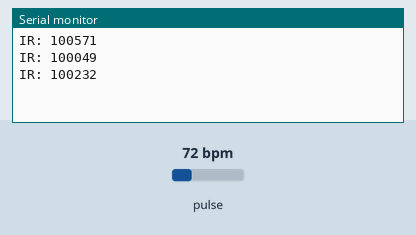
The sketch below on a simulated ESP32. Shown: the last lines printed to the serial monitor. The inputs (shaded band) are chosen by the test bench; at power-on: pulse 72 bpm.

Above: at 1.3 s.
1.4 s: pulse set to 42 bpm
At 2.0 s:
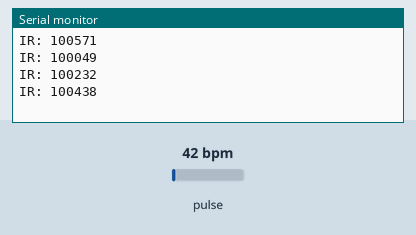
2.9 s: pulse set to 70 bpm
At 3.5 s:
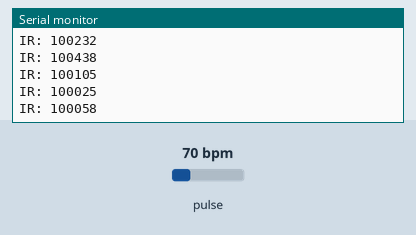
Timing chart, 0 to 5.9 s (numbered marks = the images above; inputs shaded):
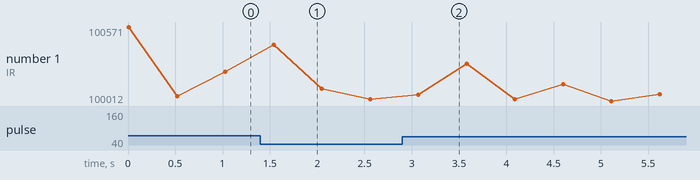

The sketch:

Heart_Rate.ino
```cpp
#include <Wire.h>
#include "MAX30105.h"

MAX30105 particleSensor;

void setup() {
  Serial.begin(115200);
  Wire.begin(21, 22); // SDA, SCL

  if (!particleSensor.begin(Wire, I2C_SPEED_STANDARD)) {
    Serial.println("MAX30102 not found. Check connections.");
    while (1);
  }

  // Configure for heart rate and SpO2
  particleSensor.setup();
  particleSensor.setPulseAmplitudeRed(0x0A);
  particleSensor.setPulseAmplitudeIR(0x0A);
}

void loop() {
  long irValue = particleSensor.getIR();

  if (irValue < 3000) {
    Serial.println("No finger detected.");
  } else {
    Serial.print("IR: ");
    Serial.println(irValue);
  }

  delay(500);
}
```

Measured:
- after the input at 1.4 s, the serial monitor: prints a new line after 0.14 s (image 1)
- after the input at 2.9 s, the serial monitor: prints a new line after 0.17 s (image 2)
- plotted number 1: 100232 → 100025 after the input at 1.4 s, 100025 → 100015 after the input at 2.9 s
